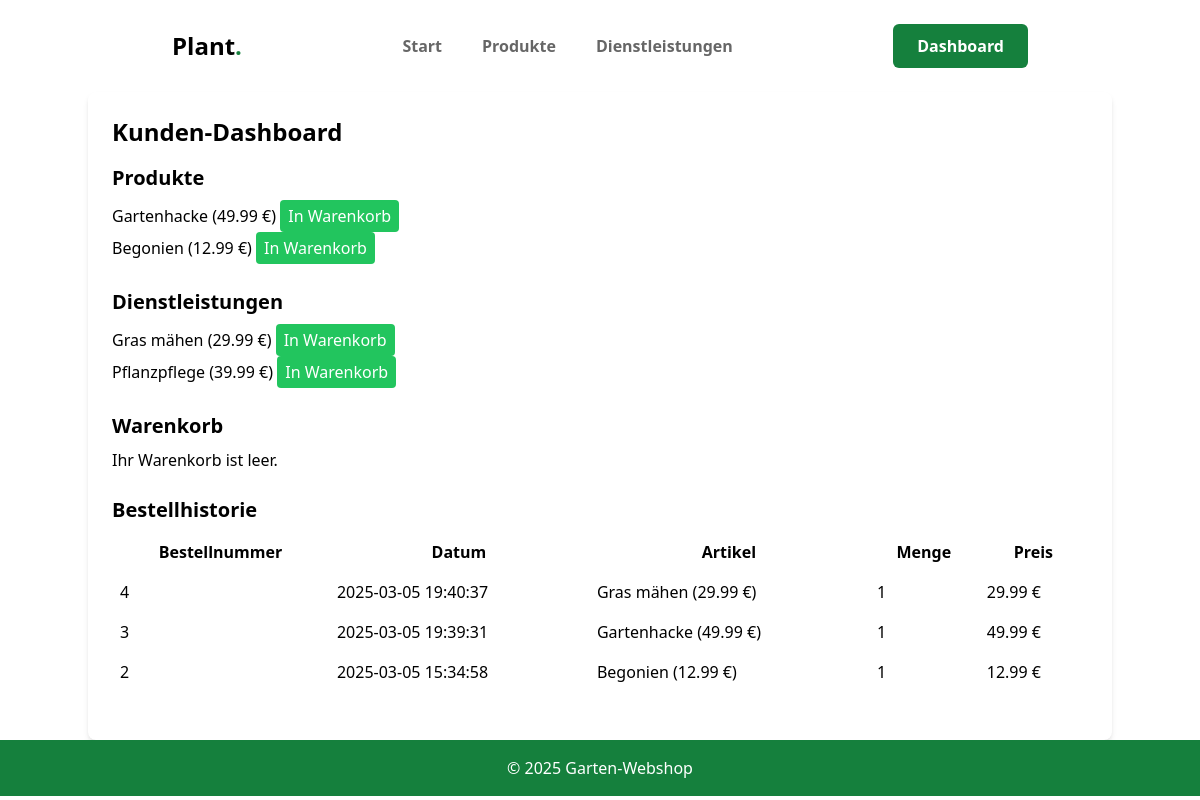
/customer_dashboard.php (signed in), run on an earlier commit of the app's database.
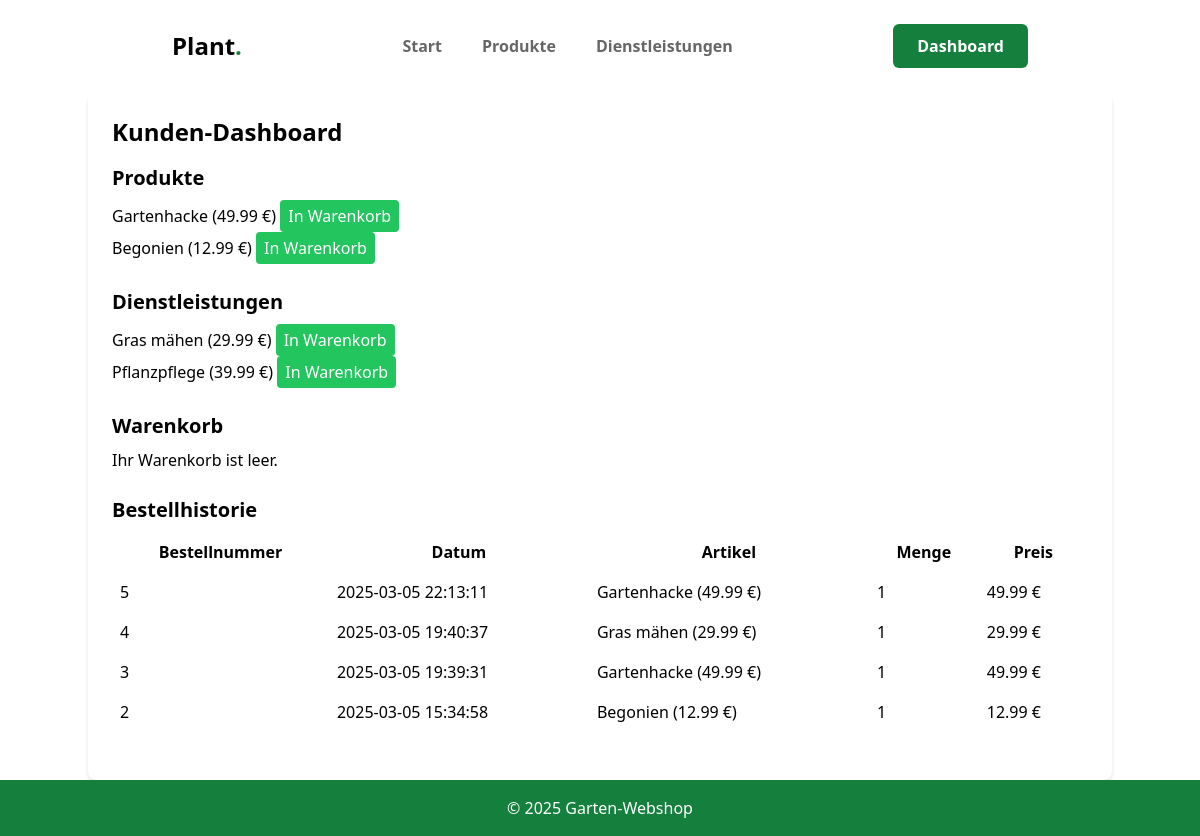
And on a later commit of the database.
### tables this page shows
CREATE TABLE `products` (
  `id` int(11) NOT NULL AUTO_INCREMENT,
  `name` varchar(255) NOT NULL,
  `description` text DEFAULT NULL,
  `price` decimal(10,2) NOT NULL,
  `stock` int(11) NOT NULL DEFAULT 0,
  PRIMARY KEY (`id`)
);

CREATE TABLE `services` (
  `id` int(11) NOT NULL AUTO_INCREMENT,
  `name` varchar(255) NOT NULL,
  `description` text DEFAULT NULL,
  `price` decimal(10,2) NOT NULL,
  PRIMARY KEY (`id`)
);

CREATE TABLE `orders` (
  `id` int(11) NOT NULL AUTO_INCREMENT,
  `user_id` int(11) NOT NULL,
  `order_date` datetime DEFAULT current_timestamp(),
  PRIMARY KEY (`id`),
  KEY `user_id` (`user_id`),
  CONSTRAINT `orders_ibfk_1` FOREIGN KEY (`user_id`) REFERENCES `users` (`id`)
);

CREATE TABLE `order_items` (
  `id` int(11) NOT NULL AUTO_INCREMENT,
  `order_id` int(11) NOT NULL,
  `product_id` int(11) DEFAULT NULL,
  `service_id` int(11) DEFAULT NULL,
  `quantity` int(11) NOT NULL DEFAULT 1,
  PRIMARY KEY (`id`),
  KEY `order_id` (`order_id`),
  KEY `product_id` (`product_id`),
  KEY `service_id` (`service_id`),
  CONSTRAINT `order_items_ibfk_1` FOREIGN KEY (`order_id`) REFERENCES `orders` (`id`) ON DELETE CASCADE,
  CONSTRAINT `order_items_ibfk_2` FOREIGN KEY (`product_id`) REFERENCES `products` (`id`),
  CONSTRAINT `order_items_ibfk_3` FOREIGN KEY (`service_id`) REFERENCES `services` (`id`),
  CONSTRAINT `CONSTRAINT_1` CHECK (`product_id` is not null or `service_id` is not null)
);

### customer_dashboard.php (the view, shortened to what the changed rows need)
<?php
$db = new mysqli("localhost", "root", "1337", "garden_shop");
$user_id = $_SESSION['user']['id'];
$products_query = $db->query("SELECT * FROM products");
$products = $products_query->fetch_all(MYSQLI_ASSOC);
$services_query = $db->query("SELECT * FROM services");
$services = $services_query->fetch_all(MYSQLI_ASSOC);
$order_history = [];
$order_query = $db->prepare("SELECT o.id AS order_id, o.order_date FROM orders o WHERE o.user_id = ? ORDER BY o.order_date DESC");
$order_query->bind_param("i", $user_id);
$order_query->execute();
$orders = $order_query->get_result()->fetch_all(MYSQLI_ASSOC);
foreach ($orders as $order) {
    $order_id = $order['order_id'];
    $order_date = $order['order_date'];
    $items_query = $db->prepare("
        SELECT oi.product_id, oi.service_id, oi.quantity,
               p.name AS product_name, s.name AS service_name,
               p.price AS product_price, s.price AS service_price
        FROM order_items oi
        LEFT JOIN products p ON oi.product_id = p.id
        LEFT JOIN services s ON oi.service_id = s.id
        WHERE oi.order_id = ?
    ");
    $items_query->bind_param("i", $order_id);
    $items_query->execute();
    $items = $items_query->get_result()->fetch_all(MYSQLI_ASSOC);
    $order_history[] = [
        'order_id' => $order_id,
        'order_date' => $order_date,
        'items' => $items
    ];
}
?>
<!DOCTYPE html>
<html lang="de">
<head>
    <script src="https://cdn.tailwindcss.com"></script>
</head>
<body class="bg-white">
    <?php include 'navbar.php'; ?>
    <div class="container mx-auto bg-white rounded-lg shadow-md p-6">
        <h1 class="text-2xl font-bold mb-4">Kunden-Dashboard</h1>
        <section class="mb-6">
            <h2 class="text-xl font-semibold mb-2">Produkte</h2>
            <ul>
                <?php foreach ($products as $product): ?>
                    <li>
                        <a href="product_detail.php?id=<?php echo htmlspecialchars($product['id']); ?>">
                            <?php echo htmlspecialchars($product['name']); ?> (<?php echo htmlspecialchars($product['price']); ?> €)
                        </a>
                        <form action="" method="GET" class="inline">
                            <button type="submit" class="bg-green-500 text-white px-2 py-1 rounded">In Warenkorb</button>
                        </form>
                    </li>
                <?php endforeach; ?>
            </ul>
        </section>
        <section class="mb-6">
            <h2 class="text-xl font-semibold mb-2">Dienstleistungen</h2>
            <ul>
                <?php foreach ($services as $service): ?>
                    <li>
                        <a href="service_detail.php?id=<?php echo htmlspecialchars($service['id']); ?>">
                            <?php echo htmlspecialchars($service['name']); ?> (<?php echo htmlspecialchars($service['price']); ?> €)
                        </a>
                        <form action="" method="GET" class="inline">
                            <button type="submit" class="bg-green-500 text-white px-2 py-1 rounded">In Warenkorb</button>
                        </form>
                    </li>
                <?php endforeach; ?>
            </ul>
        </section>
        <section class="mb-6">
            <h2 class="text-xl font-semibold mb-2">Warenkorb</h2>
        </section>
        <section class="mb-6">
            <h2 class="text-xl font-semibold mb-2">Bestellhistorie</h2>
            <?php if (empty($order_history)): ?>
                <p>Sie haben noch keine Bestellungen abgeschlossen.</p>
            <?php else: ?>
                <table class="w-full border-collapse">
                    <thead>
                        <tr>
                            <th class="p-2">Bestellnummer</th>
                            <th class="p-2">Datum</th>
                            <th class="p-2">Artikel</th>
                            <th class="p-2">Menge</th>
                            <th class="p-2">Preis</th>
                        </tr>
                    </thead>
                    <tbody>
                        <?php foreach ($order_history as $order): ?>
                            <tr>
                                <td class="p-2"><?php echo htmlspecialchars($order['order_id']); ?></td>
                                <td class="p-2"><?php echo htmlspecialchars($order['order_date']); ?></td>
                                <td class="p-2">
                                    <?php foreach ($order['items'] as $item): ?>
                                        <?php if ($item['product_name']): ?>
                                            <?php echo htmlspecialchars($item['product_name']); ?> (<?php echo htmlspecialchars($item['product_price']); ?> €)<br>
                                        <?php elseif ($item['service_name']): ?>
                                            <?php echo htmlspecialchars($item['service_name']); ?> (<?php echo htmlspecialchars($item['service_price']); ?> €)<br>
                                        <?php endif; ?>
                                    <?php endforeach; ?>
                                </td>
                                <td class="p-2">
                                    <?php foreach ($order['items'] as $item): ?>
                                        <?php echo htmlspecialchars($item['quantity']); ?><br>
                                    <?php endforeach; ?>
                                </td>
                                <td class="p-2">
                                    <?php foreach ($order['items'] as $item): ?>
                                        <?php echo htmlspecialchars($item['product_price'] ?? $item['service_price']); ?> €<br>
                                    <?php endforeach; ?>
                                </td>
                            </tr>
                        <?php endforeach; ?>
                    </tbody>
                </table>
            <?php endif; ?>
        </section>
    </div>
</body>
</html>

What changed in the data, as far as the page shows it:
added orders: id "5", order_date "2025-03-05 22:13:11"
added order_items: product.name "Gartenhacke", product.price "49.99", quantity "1"
computed for orders id 3: loses order_items (product.name "Gartenhacke", product.price "49.99", quantity "1")
